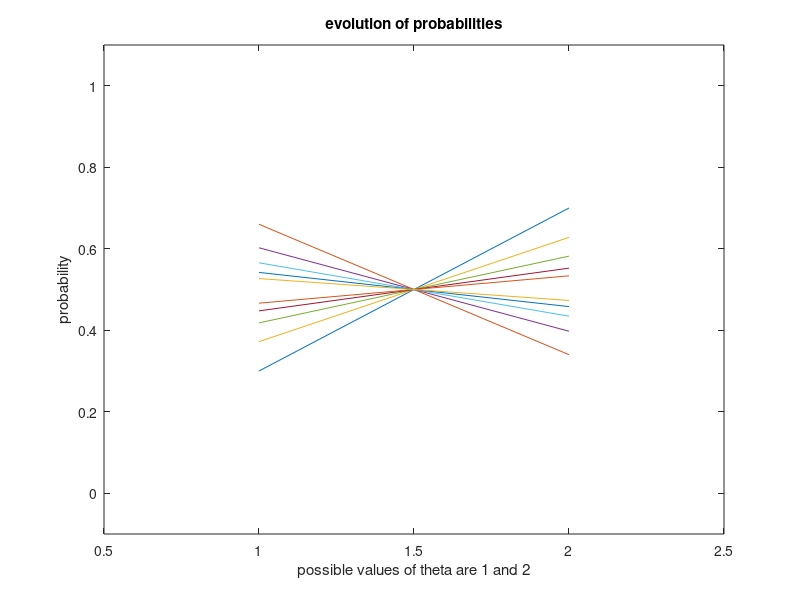

Write the MATLAB code that produced this figure.
clear all
close all
clc 
%% Initialize parameters
x=[1;2];
% non-symmetric, convergent towards high probab of theta=1
T=[0.95,0.9;0.05,0.1];
% Symmetric, convergent towards average (Recall consensus)
%T=[0.7,0.3;0.3,0.7];
% Non-convergent(symmetric) towards average
%T=[0,1;1,0];
% Another symmetric Example
T=[0.1,0.9;0.9,0.1];

p_ic=[0.3;0.7];
steps=10;
%% Theoretically investigations
[V,lambda]=eig(T);
% Scale the eig vector corresponding to lambad=1 so that sum of its entries
% is 1
pi_vec=(1/(V(:,1)'*[1;1]))*V(:,1);

%% Propogate probabilities and plot
p=zeros(2,steps);
p(:,1)=p_ic;
figure()
plot(x,p(:,1))
xlim([0.5,2.5])
ylim([-0.1,1.1])
ylabel('probability')
xlabel('possible values of theta are 1 and 2')
title('evolution of probabilities')
hold on
pause
for i=2:steps
    p(:,i)=T*p(:,i-1);
    plot(x,p(:,i))
    pause
end

